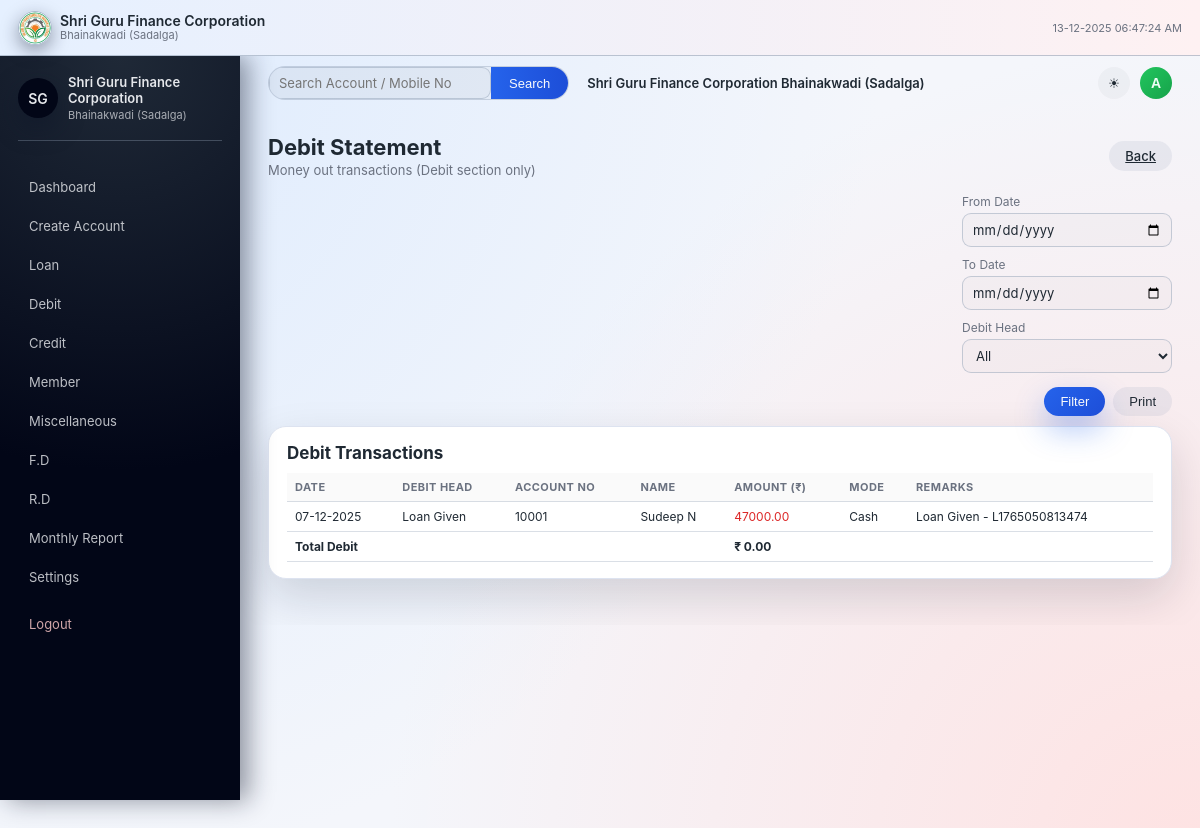
The app's page /debit_statement (signed in), older data.
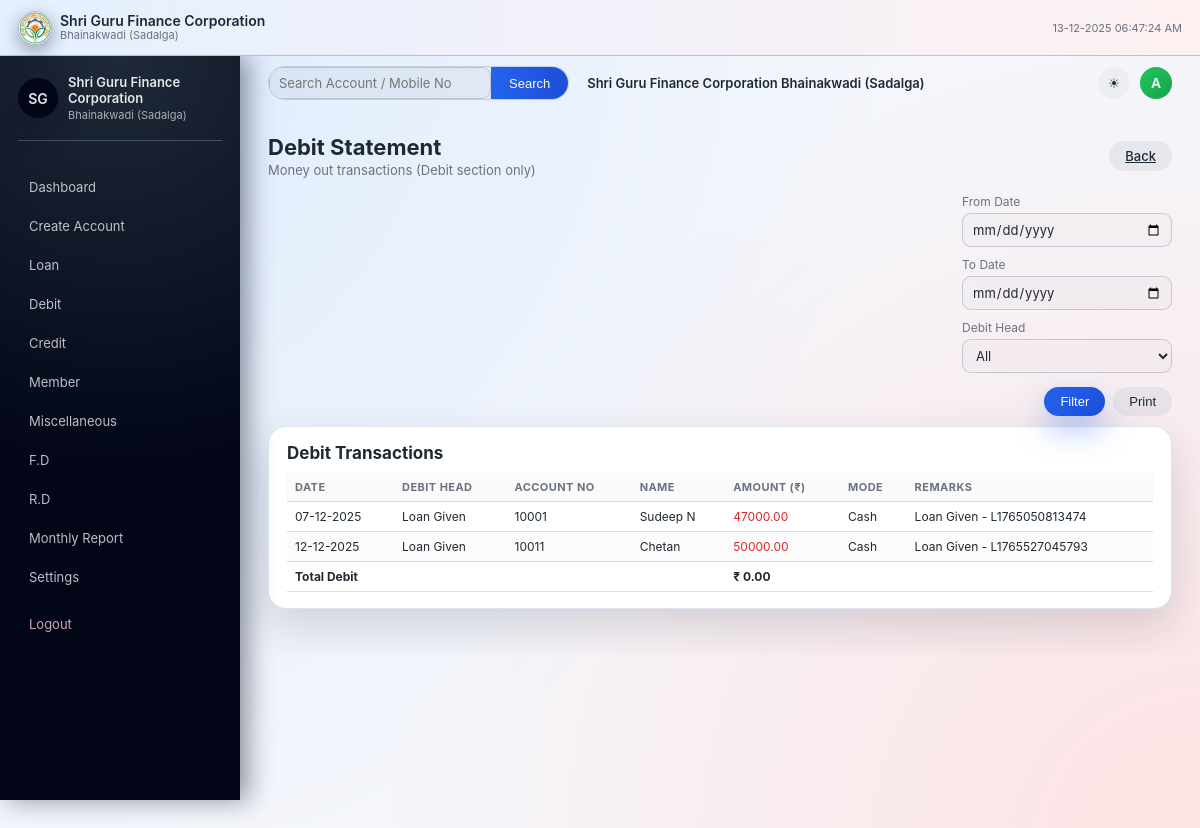
The same page, newer data.
### app.py (models this page shows)
class Debit(db.Model):
    id = db.Column(db.Integer, primary_key=True)
    transaction_id = db.Column(db.String(20), unique=True, nullable=False)
    date = db.Column(db.Date, default=date.today)
    account_no = db.Column(db.String(20), nullable=True)
    name = db.Column(db.String(120), nullable=True)
    debit_type = db.Column(db.String(50), nullable=False)
    amount = db.Column(db.Float, nullable=False)
    mode = db.Column(db.String(20), nullable=False)  # Cash / Transfer / Other
    remarks = db.Column(db.Text, nullable=True)

### app.py (the view)
@app.route("/debit_statement")
@login_required
def debit_statement():
    from_date = parse_date_or_none(request.args.get("from_date"))
    to_date = parse_date_or_none(request.args.get("to_date"))
    q = Debit.query
    if from_date:
        q = q.filter(Debit.date >= from_date)
    if to_date:
        q = q.filter(Debit.date <= to_date)
    debits = q.order_by(Debit.date.asc(), Debit.id.asc()).all()
    return render_template(
        "debit_statement.html",
        debits=debits,
        from_date=from_date,
        to_date=to_date,
    )

### app.py (called while the page is built)
def login_required(view_func):
    from functools import wraps
    @wraps(view_func)
    def wrapped(*args, **kwargs):
        if "user_id" not in session:
            return redirect(url_for("login"))
        return view_func(*args, **kwargs)
    return wrapped

@app.context_processor
def inject_now():
    return {
        "now": datetime.utcnow(),
        "bank_name": "Shri Guru Finance Corporation Bhainakwadi (Sadalga)",
    }

def parse_date_or_none(value: str):
    if not value:
        return None
    try:
        return datetime.strptime(value, "%Y-%m-%d").date()
    except ValueError:
        return None

### templates/debit_statement.html (shortened to what this page needs)
{% extends "base.html" %}
{% block content %}
<div class="page-header no-print">
    <div>
        <h2>Debit Statement</h2>
        <p class="page-subtitle">Money out transactions (Debit section only)</p>
    </div>
    <a href="{{ url_for('debit') }}" class="btn-secondary">Back</a>
</div>
<div class="page-tools no-print">
    <form method="get"
          action="{{ url_for('debit_statement') }}"
          class="form-grid"
          style="max-width: 520px;">
        <div class="form-row">
            <label>From Date
                <input type="date" name="from_date"
                       value="{{ from_date.isoformat() if from_date else '' }}">
            </label>
            <label>To Date
                <input type="date" name="to_date"
                       value="{{ to_date.isoformat() if to_date else '' }}">
            </label>
        </div>
        <div class="form-row">
            <label>Debit Head
                <select name="debit_type">
                    <option value="">All</option>
                </select>
            </label>
        </div>
        <div class="form-actions">
            <button type="submit" class="btn-primary">Filter</button>
            <button type="button" class="btn-secondary" onclick="window.print()">Print</button>
        </div>
    </form>
</div>
<div class="content-print-wrapper">
    <div class="card table-card">
        <h3>Debit Transactions</h3>
        {% if debits %}
        <div class="table-wrapper">
            <table>
                <thead>
                    <tr>
                        <th>Date</th>
                        <th>Debit Head</th>
                        <th>Account No</th>
                        <th>Name</th>
                        <th>Amount (₹)</th>
                        <th>Mode</th>
                        <th>Remarks</th>
                    </tr>
                </thead>
                <tbody>
                    {% for d in debits %}
                    <tr>
                        <td>{{ d.date.strftime('%d-%m-%Y') if d.date else '' }}</td>
                        <td>{{ d.debit_type }}</td>
                        <td>{{ d.account_no or '-' }}</td>
                        <td>{{ d.name or '-' }}</td>
                        <td class="amount-debit">{{ '%.2f'|format(d.amount) }}</td>
                        <td>{{ d.mode or '-' }}</td>
                        <td>{{ d.remarks or '-' }}</td>
                    </tr>
                    {% endfor %}
                </tbody>
                <tfoot>
                    <tr class="total-row">
                        <th colspan="4">Total Debit</th>
                        <th>₹ {{ '%.2f'|format(total_amount or 0) }}</th>
                        <th colspan="2"></th>
                    </tr>
                </tfoot>
            </table>
        </div>
        {% else %}
        <p class="muted">No debit transactions found for selected filters.</p>
        {% endif %}
    </div>
</div>
{% endblock %}

Row changes from the older to the newer data that the page shows:
added Debit: date "12-12-2025", debit_type "Loan Given", account_no "10011", name "Chetan", amount "50000.00", mode "Cash", remarks "Loan Given - L1765527045793"
